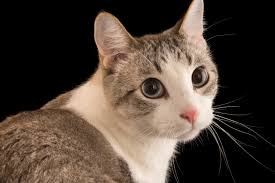
#> input picture Images/cat.jpeg, 275 x 183 px
$ python 14gradients.py
#> lines starting #> are read from the running program, lines starting #| are printed output that depends on the picture; after the words box and inside, x2 and y2 are one past the last pixel; in counts of white or black regions, pixels touching at a corner belong together
import cv2 as cv
import numpy as np

img = cv.imread('Images/cat.jpeg')
#> img is the input picture: shape (183, 275, 3); mean B, G, R 56, 66, 79.5
#cv.imshow('Cat', img)
gray = cv.cvtColor(img, cv.COLOR_BGR2GRAY)
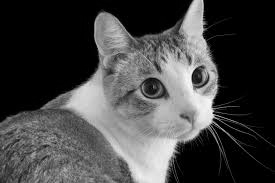
#> gray: shape (183, 275); min 0, max 252, mean 68.9
#cv.imshow('Gray', gray)

## 1. LAPLACIAN ##

# Compute the gradient of the gray image (when transition from black to white=> positive slope, else negative)
# Images can't have negative pixel values, so we use the absolute value and then we convert that to uint8 (image data type)
lap = cv.Laplacian(gray, cv.CV_64F)
lap = np.uint8(np.absolute(lap))
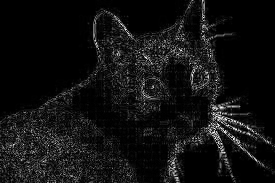
#> lap: shape (183, 275); min 0, max 255, mean 17.4
cv.imshow('Laplacian', lap)

## SOBEL GRADING MAGNITUDE REPRESENTATION ##

# Computes the gradient in two directions (x,y)
sobelx = cv.Sobel(gray, cv.CV_64F, 1, 0)
sobely = cv.Sobel(gray, cv.CV_64F, 0, 1)
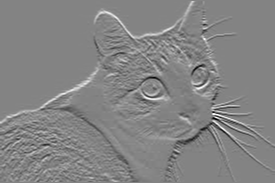
#> sobely: shape (183, 275) float64; min -600, max 561, mean 2.9; drawn with min black and max white

cv.imshow('Sobel X', sobelx)
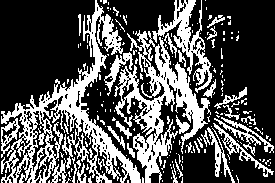
#> window 'Sobel X': shape (183, 275); 32.6% white; 207 white regions (174 under 20 px), largest, box (x1, y1, x2, y2) and area: (1, 0, 141, 183) 6125, (114, 30, 211, 183) 4549, (152, 0, 212, 93) 1488
cv.imshow('Sobel Y', sobely)
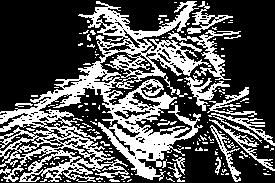
#> window 'Sobel Y': shape (183, 275); 33.4% white; 194 white regions (171 under 20 px), largest, box (x1, y1, x2, y2) and area: (0, 1, 211, 182) 12326, (168, 30, 241, 80) 723, (184, 75, 230, 111) 476

combined_sobel = cv.bitwise_or(sobelx, sobely)
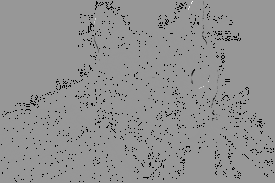
#> combined_sobel: shape (183, 275) float64; 3.28% of the values are NaN or infinite; the others: min -130816, max 89856, mean -168.3; drawn with min black, max white, NaN and infinite black
cv.imshow('Combined Sovel', combined_sobel)

## COMPARISON OF LAPLACIAN, SOBEL AND CANNY METHODS ##

canny = cv.Canny(gray, 150, 175)
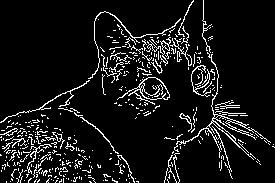
#> canny: shape (183, 275); 8.6% white in thin lines or dots
cv.imshow('Canny', canny)

# Canny is the more advanced algorithm, that draw the edges better and it's used in most of the times


cv.waitKey(0)

$ run again, with Images/desktop.jpg copied over Images/cat.jpeg
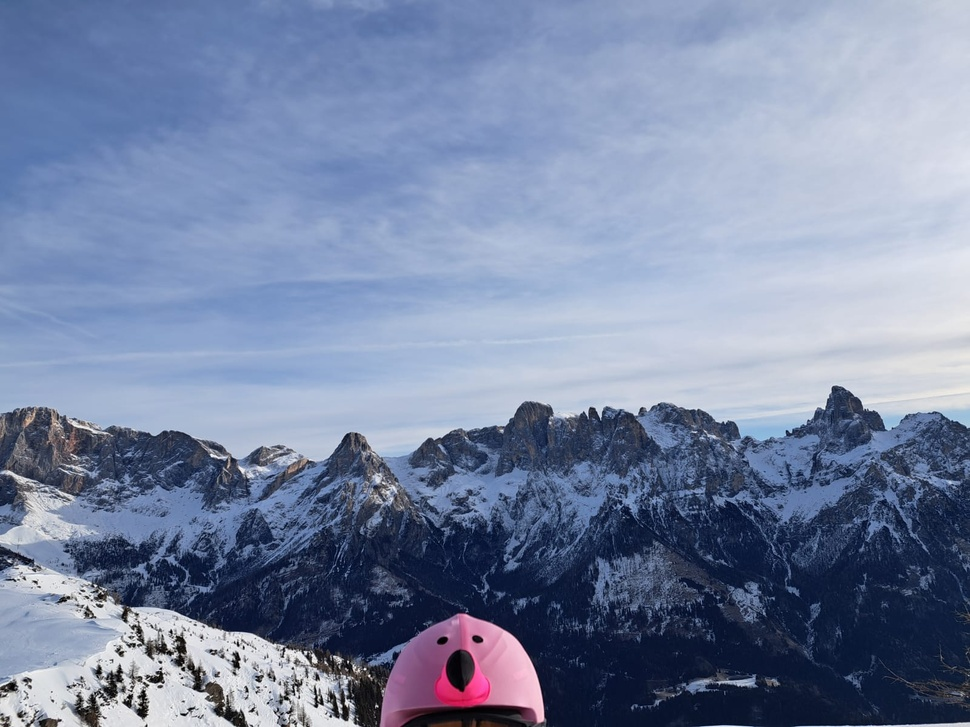
#> input picture Images/desktop.jpg, 970 x 727 px, shrunk from 1600 x 1200 before the run
#> img is the input picture: shape (727, 970, 3); mean B, G, R 162.9, 133.1, 119.6
#> `cv.imshow('Sobel X', sobelx)`:
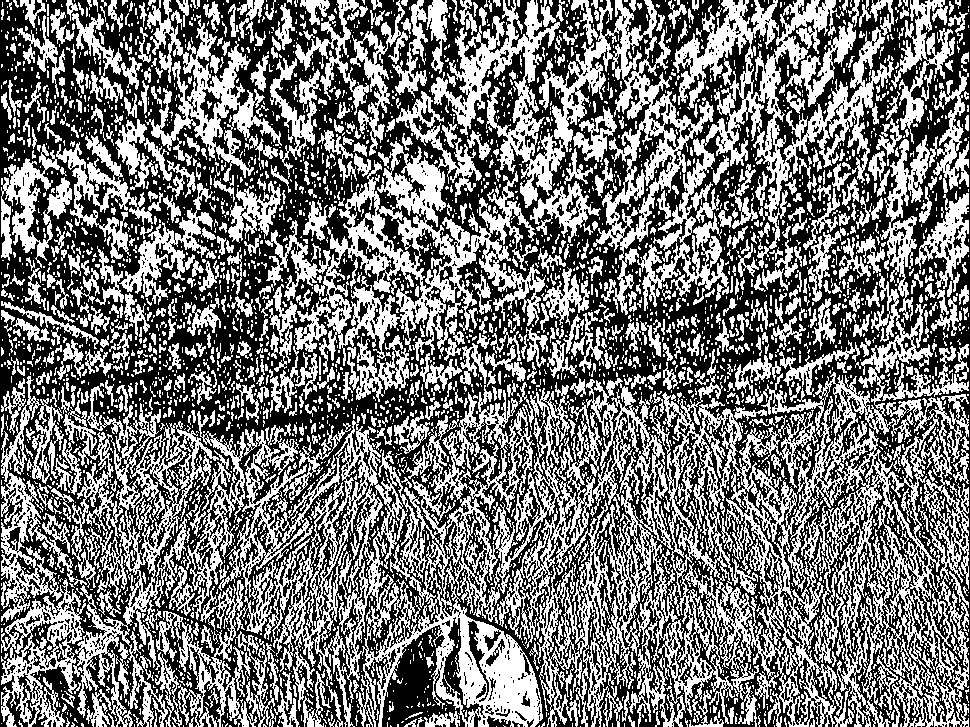
#> window 'Sobel X': shape (727, 970); 46.4% white; 4065 white regions (3263 under 20 px), largest, box (x1, y1, x2, y2) and area: (156, 273, 969, 727) 113540, (294, 91, 546, 374) 19063, (431, 0, 714, 315) 19018
#> `canny = cv.Canny(gray, 150, 175)`:
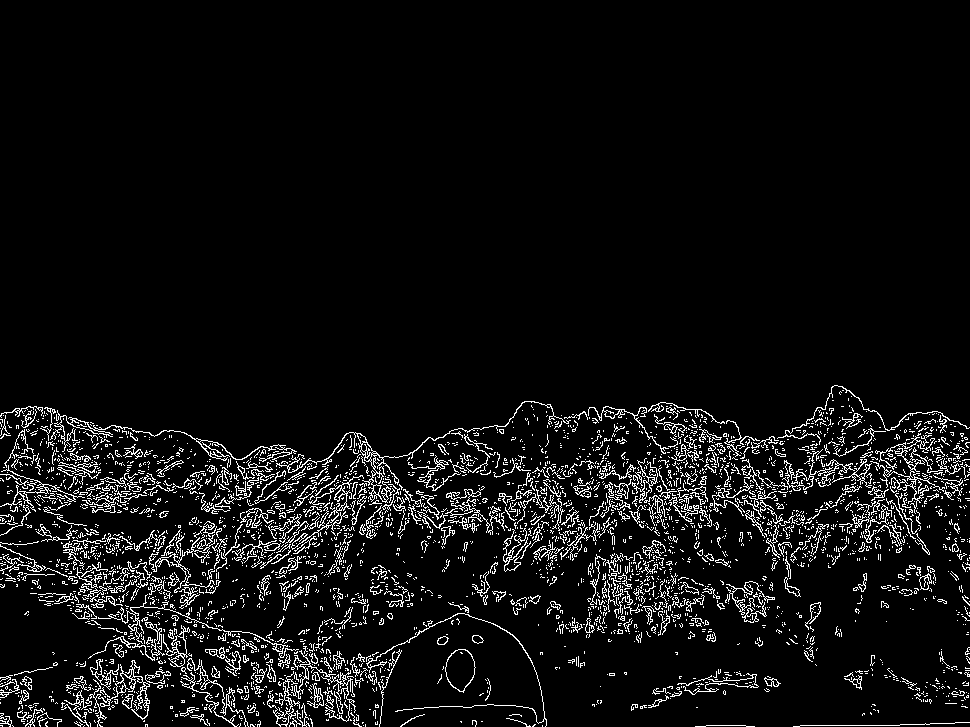
#> canny: shape (727, 970); 6.3% white in thin lines or dots, all inside (x1, y1, x2, y2) = (0, 385, 970, 727)
